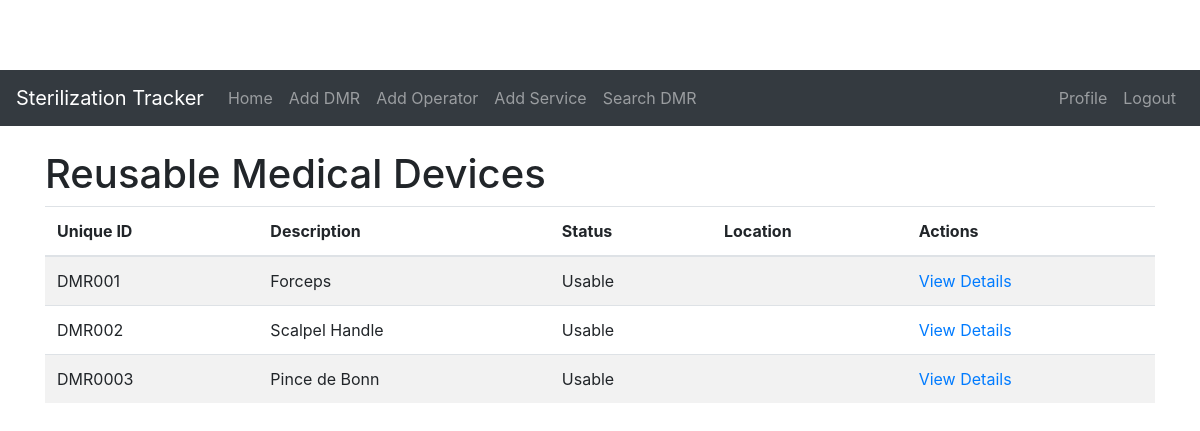
Before: / (signed in) with the older database file.
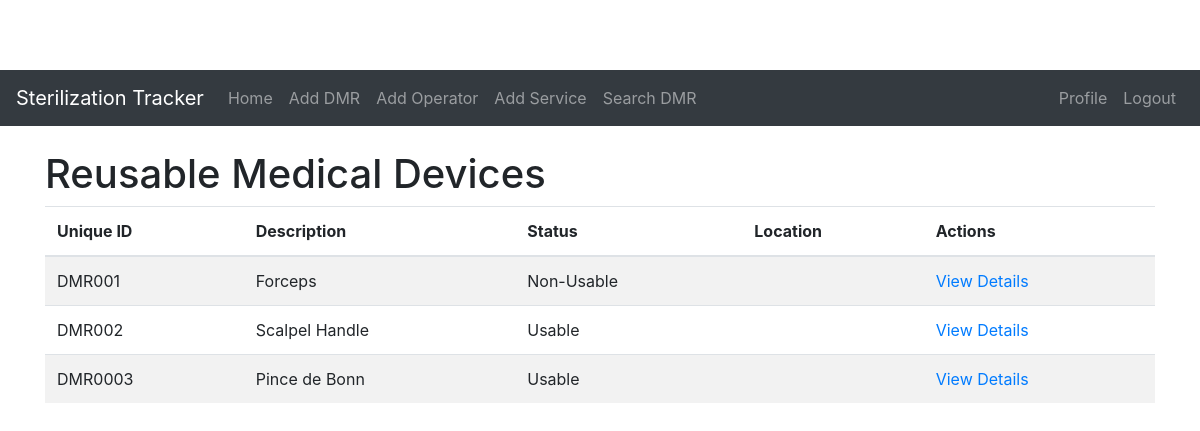
After: the same page with the newer database file.
### models.py (models this page shows, shortened)
class DMR(Base):
    __tablename__ = 'dmrs'
    id = Column(Integer, primary_key=True)
    unique_id = Column(String, unique=True, nullable=False)
    description = Column(String)
    brand_model = Column(String)
    service_id = Column(Integer, ForeignKey('service_healthcare.id'), nullable=False)
    status = Column(String, default="Usable")  # Usable, Non-Usable
    cycles = relationship("CycleOperation", back_populates="dmr")
    utilizations = relationship("Utilization", back_populates="dmr")
    service = relationship("ServiceHealthcare", back_populates="dmrs")

### app.py (the view)
@app.route('/')
@login_required_with_error
def index():
    dmrs = session.query(DMR).all()
    return render_template('index.html', dmrs=dmrs)

### app.py (called while the page is built)
@login_manager.user_loader
def load_user(user_id):
    operator = session.query(Operator).filter(Operator.id == int(user_id)).first()
    if operator:
        return User(operator.id, operator.username, operator.password, operator.first_name, operator.last_name)
    else:
        return None

def login_required_with_error(func):
    @functools.wraps(func)
    def decorated_view(*args, **kwargs):
        if not current_user.is_authenticated:
            flash("You need to log in first!", 'error')
            return redirect(url_for('login'))
        return func(*args, **kwargs)
    return decorated_view

### templates/index.html (shortened to what this page needs)
{% extends 'base.html' %}
{% block content %}
    <h1>Reusable Medical Devices</h1>
    <table class="table table-striped">
        <thead>
            <tr>
                <th>Unique ID</th>
                <th>Description</th>
                <th>Status</th>
                <th>Location</th>
                <th>Actions</th>
                <link rel="stylesheet" href="{{ url_for('static', filename='style.css') }}">
            </tr>
        </thead>
        <tbody>
            {% for dmr in dmrs %}
            <tr>
                <td>{{ dmr.unique_id }}</td>
                <td>{{ dmr.description }}</td>
                <td>{{ dmr.status }}</td>
                <td>{{ dmr.storage_location }}</td>
                <td><a href="{{ url_for('dmr_detail', dmr_id=dmr.id) }}">View Details</a></td>
            </tr>
            {% endfor %}
        </tbody>
    </table>
{% endblock %}

### templates/base.html (shortened to what this page needs)
<!DOCTYPE html>
<html lang="en">
<head>
    <link rel="stylesheet" href="https://stackpath.bootstrapcdn.com/bootstrap/4.5.2/css/bootstrap.min.css">
    <link rel="stylesheet" href="{{ url_for('static', filename='style.css') }}">
</head>
<body>
    <nav class="navbar navbar-expand-lg navbar-dark bg-dark">
        <a class="navbar-brand" href="{{ url_for('index') }}">Sterilization Tracker</a>
        <div class="collapse navbar-collapse" id="navbarNav">
            <ul class="navbar-nav mr-auto">
                <li class="nav-item">
                    <a class="nav-link" href="{{ url_for('index') }}">Home</a>
                </li>
                <li class="nav-item">
                    <a class="nav-link" href="{{ url_for('add_dmr') }}">Add DMR</a>
                </li>
                <li class="nav-item">
                    <a class="nav-link" href="{{ url_for('add_operator') }}">Add Operator</a>
                </li>
                  <li class="nav-item">
                    <a class="nav-link" href="{{ url_for('add_service') }}">Add Service</a>
                 </li>
                <li class="nav-item">
                   <a class="nav-link" href="{{ url_for('search') }}">Search DMR</a>
                </li>
            </ul>
             <ul class="navbar-nav ml-auto">
                 {% if current_user.is_authenticated %}
                    <li class="nav-item">
                        <a class="nav-link" href="{{ url_for('profile') }}">Profile</a>
                    </li>
                    <li class="nav-item">
                        <a class="nav-link" href="{{ url_for('logout') }}">Logout</a>
                    </li>
                    {% else %}
                    <li class="nav-item">
                         <a class="nav-link" href="{{ url_for('login') }}">Login</a>
                    </li>
                    {% endif %}
            </ul>
        </div>
    </nav>
    <div class="container mt-4">
        {% block content %}{% endblock %}
    </div>
</body>
</html>

### static/style.css (style rules this page uses)
body { padding-top: 70px; }

Changed rows visible on the page:
changed DMR "DMR001": status "Usable" → "Non-Usable"
